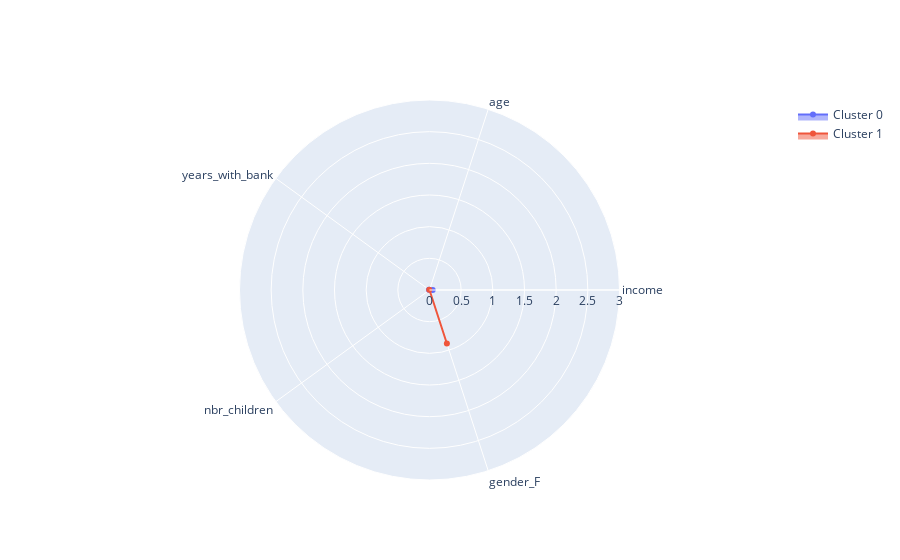

Notebook cell for this chart:
### Code cell
features = list(means3.columns)

fig = go.Figure()

clusters=[0,1]

for c in clusters:
    fig.add_trace(go.Scatterpolar(
          r=list(means3.loc[c]),
          theta=features,
          fill='toself',
          name='Cluster '+str(c)
    ))

fig.update_layout(
      polar=dict(
        radialaxis=dict(
          visible=True,
          range=[0, 3]
        )),
      showlegend=True
    )

fig.show()

### Figure 1 — Plotly figure (JSON) as saved in the notebook; plotly's stock layout.template omitted (floating-point values rounded to 4 significant figures)
{"data": [{"fill": "toself", "name": "Cluster 0", "r": [0.0503, -0.005312, 0.009613, -0.05522, -1.127], "theta": ["income", "age", "years_with_bank", "nbr_children", "gender_F "], "type": "scatterpolar"}, {"fill": "toself", "name": "Cluster 1", "r": [-0.1757, -0.01152, 0.005284, -0.06292, 0.8872], "theta": ["income", "age", "years_with_bank", "nbr_children", "gender_F "], "type": "scatterpolar"}], "layout": {"autosize": true, "polar": {"angularaxis": {"type": "category"}, "radialaxis": {"autorange": false, "range": [0, 3], "type": "linear", "visible": true}}, "showlegend": true}}
